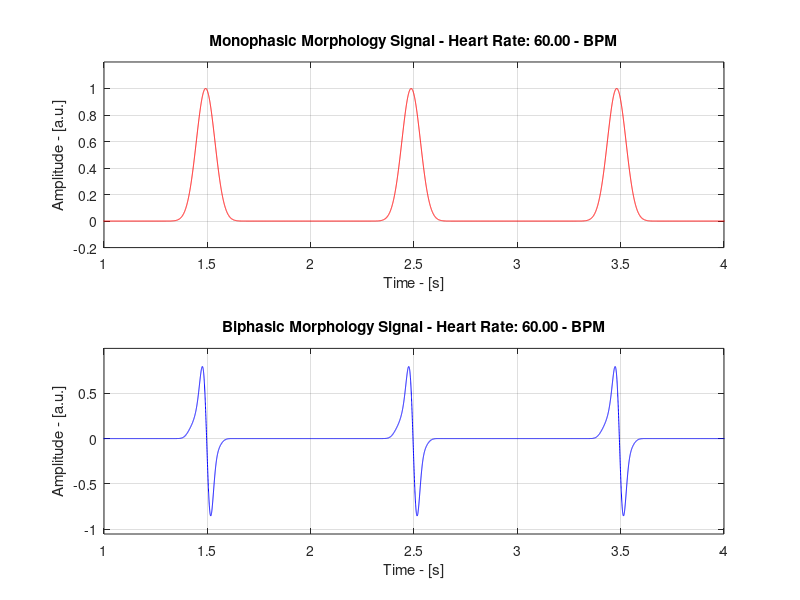

Write MATLAB code to recreate this figure. (Note: this script raises an error after producing the figure.)
%CÓDIGO HEartLab - Artificial Electrogram Signal Generator - Version 3 - 20/07/2024
% This code generates artificial electrogram signals.
% The signals are generated through sinusoidal functions of different orders.
% It is possible to choose the electrical amplitudes of the Monophasic Electrogram and
% the Biphasic Electrogram.
% You can choose the heart rate in BPM and the sampling frequency.
% A figure of the Electrogram is plotted.
% The generated signals work with a sampling frequency of 4kHz and 8s.
% The code is simple, just run each section.
% Author - José Junior

% Mathematical Modeling Periods
% Monophasic Wave Period is 2.34 s -> f = 0.427 Hz -> 25.64 BPM
% Biphasic Wave Period is 2.86 s -> f = 0.349 Hz -> 20.97 BPM

clear; clc;

%% Sinusoidal Function Values

%-------------------------------------------------------------------
% Monophasic Electrogram Values
MA = 1; % Amplitude [a.u.]
MN = 50; % Order of the Sinusoidal Function - Order
Mk = 1.35; % Mathematical Modeling Frequency Factor - FMM

%-------------------------------------------------------------------
% Biphasic Electrogram Values
 %Amplitude [a.u.]    %Order           %FMM     %Phase Shift
    B1A = 0.9;      B1N = 300;      B1k = 1.1;      B1D = -3.10;
    B2A = -0.9;     B2N = 400;      B2k = 1.1;      B2D = -3.18;
    B3A = 0.2;      B3N = 256;      B3k = 1.1;      B3D = -3;
    B4A = 0.08;     B4N = 256;      B4k = 1.1;      B4D = -2.9;
    B5A = -0.2;     B5N = 256;      B5k = 1.1;      B5D = -3.2;
    B6A = -0.08;    B6N = 256;      B6k = 1.1;      B6D = -3.3;

% Sampling Time and Frequency Values
FA = 4000; % Sampling frequency
t = linspace(0,8,8*FA);

%% Determination of Heart Rate in BPM

%---Monophasic Wave------------------------------------------------------
FFM = 1; % Heart Rate - do not alter!!!

%Choose the Heart Rate by Entering a Value in BPM
fcm = 60; % Heart Rate Value in BPM

%Assign Value to Monophasic Wave
FFM = FFM * (fcm/25.641);

%---Biphasic Wave--------------------------------------------------------
FFB = 1; % Heart Rate Frequency Factor - do not alter!!!

%Choose the Heart Rate by Entering a Value in BPM
fcb = 60; % Heart Rate Value in BPM

%Assign Value to Biphasic Wave
FFB = FFB * (fcb/20.979);

%% Amplitude Modifier [a.u.]

MAOM = 1; % Constant for Calculation - Do not alter!!!
MAOB = 1; % Constant for Calculation - Do not alter!!!

%Modifier for Monophasic Wave
mao = 1; % Amplitude Value in a.u.
MAOM = MAOM * (mao/1);

%Modifier for Biphasic Wave
mab = 1; % Amplitude Value in a.u.
MAOB = MAOB * (mab/1);

%% Generation of Artificial Electrogram Waveforms

%-------------------------------------------------------------------
%Monophasic
VOM = MAOM * MA * (sin(FFM*Mk*t)).^MN; %Monophasic Wave Function

%-------------------------------------------------------------------
%Biphasic
B1 = MAOB * B1A * (sin(FFB*B1k*t+B1D).^B1N); %Function 1 of Biphasic Wave
B2 = MAOB * B2A * (sin(FFB*B2k*t+B2D).^B2N); %Function 2 of Biphasic Wave
B3 = MAOB * B3A * (sin(FFB*B3k*t+B3D).^B3N); %Function 3 of Biphasic Wave
B4 = MAOB * B4A * (sin(FFB*B4k*t+B4D).^B4N); %Function 4 of Biphasic Wave
B5 = MAOB * B5A * (sin(FFB*B5k*t+B5D).^B5N); %Function 5 of Biphasic Wave
B6 = MAOB * B6A * (sin(FFB*B6k*t+B6D).^B6N); %Function 6 of Biphasic Wave

VOB = B1 + B2 + B3 + B4 + B5 + B6; %General Function of Biphasic Wave

%-------------------------------------------------------------------
clear B1A B2A B3A B4A B5A B6A B1N B2N B3N B4N B5N B6N
clear B1D B2D B3D B4D B5D B6D B1k B2k B3k B4k B5k B6k
clear B1 B2 B3 B4 B5 B6
clear MA MN MD Mk

%% Plotting the Artificial Electrogram

% Creating Figure with both Electrograms
figure;

% Define time limits
lower_limit_time_mono = 1;  % adjust as needed for mono wave
upper_limit_time_mono = 4;  % adjust as needed for mono wave

lower_limit_time_bi = 1;  % adjust as needed for bi wave
upper_limit_time_bi = 4;  % adjust as needed for bi wave

% Monophasic Wave Subplot
subplot(2, 1, 1);
plot(t, VOM, 'r');
title(sprintf('Monophasic Morphology Signal - Heart Rate: %.2f - BPM', fcm));
xlabel('Time - [s]');
ylabel('Amplitude - [a.u.]');
grid on;
ylim([min(VOM)-0.2, max(VOM)+0.2]);
xlim([lower_limit_time_mono, upper_limit_time_mono]);  % Adjust X-axis limits

% Biphasic Wave Subplot
subplot(2, 1, 2);
plot(t, VOB, 'b');
title(sprintf('Biphasic Morphology Signal - Heart Rate: %.2f - BPM', fcb));
xlabel('Time - [s]');
ylabel('Amplitude - [a.u.]');
grid on;
ylim([min(VOB)-0.2, max(VOB)+0.2]);
xlim([lower_limit_time_bi, upper_limit_time_bi]);  % Adjust X-axis limits

% Create Formatted Title for ECG Figure
title_text = sprintf('Mono and Biphasic Signal Electrogram Artificial - HeartLab');

% Add General Title to the Figure
sgtitle(title_text);  % General Figure Title

clear lower_limit_time_bi lower_limit_time_mono
clear upper_limit_time_bi upper_limit_time_mono

%% Exporting the Signals

% Saving Generated Signals and Sampling Time and Frequency in a '.mat' File
save('Electrogram_data.mat', 'VOM', 'VOB', 't', 'FA');

clear MAOM MAOB mao mab FFM FFB fcm fcb
clear FA t title_text

%% Close Figures

close all;
